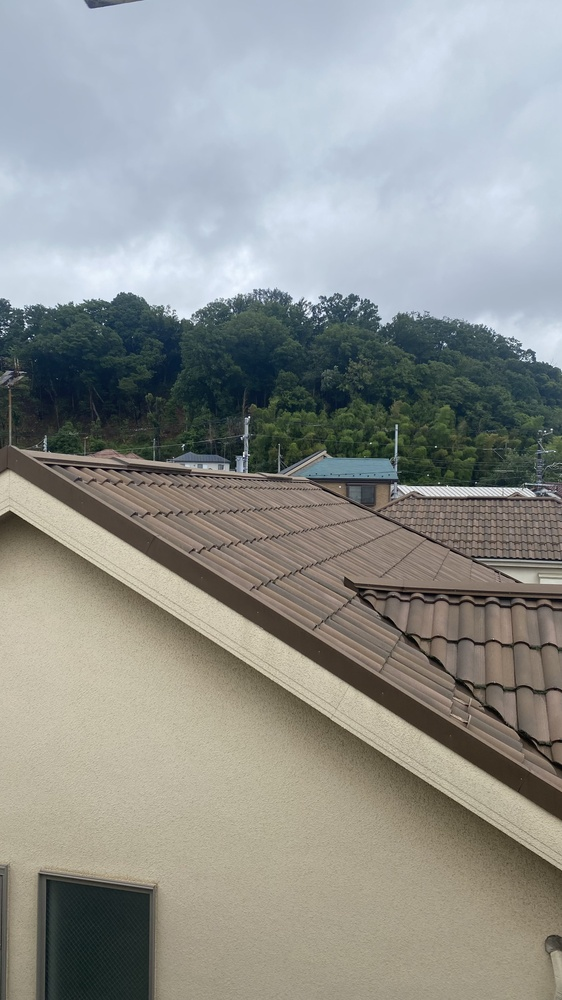
#> input picture image1.jpg, 562 x 1000 px, shrunk from 2268 x 4032 before the run, given in place of image1.png, which was not available
$ python Akaze.py --input1 image1.png --input2 image2.png --input3 image3.png --input4 image4.png
#> lines starting #> are read from the running program, lines starting #| are printed output that depends on the picture; after the words box and inside, x2 and y2 are one past the last pixel; in counts of white or black regions, pixels touching at a corner belong together; pictures that were not available may be replaced by others from this repository, and a replacement may not be noted
from __future__ import print_function
import cv2 as cv
import numpy as np
import argparse
import os

# ----------------------------
# 引数処理（最大10枚まで）
# ----------------------------
parser = argparse.ArgumentParser(description='Image stitching with AKAZE (overwrite version).')
for i in range(1, 11):
    parser.add_argument(f'--input{i}', help=f'Path to input image {i}.', default='')
args = parser.parse_args()

# 画像読み込み
image_paths = [getattr(args, f'input{i}') for i in range(1, 11) if getattr(args, f'input{i}')]
images = [cv.imread(p) for p in image_paths if os.path.exists(p)]
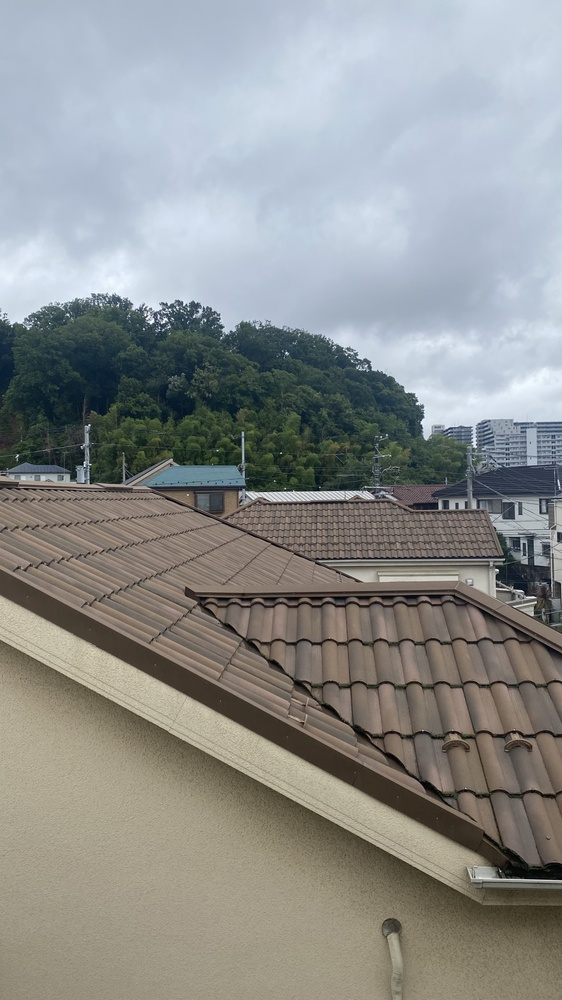
#> input picture image2.jpg, 562 x 1000 px, shrunk from 2268 x 4032 before the run, given in place of image2.png, which was not available
#> images = 2 items

if len(images) < 2:
    print('2枚以上の画像を指定してください。')
    exit(1)

# ----------------------------
# 特徴点検出・記述・マッチング
# ----------------------------
akaze = cv.AKAZE_create()
keypoints = []
descriptors = []

for img in images:
    gray = cv.cvtColor(img, cv.COLOR_BGR2GRAY)
    kpts, desc = akaze.detectAndCompute(gray, None)
    keypoints.append(kpts)
    descriptors.append(desc)
#> this loop made 2 passes
#> pass 1, `gray = cv.cvtColor(img, cv.COLOR_BGR2GRAY)`:
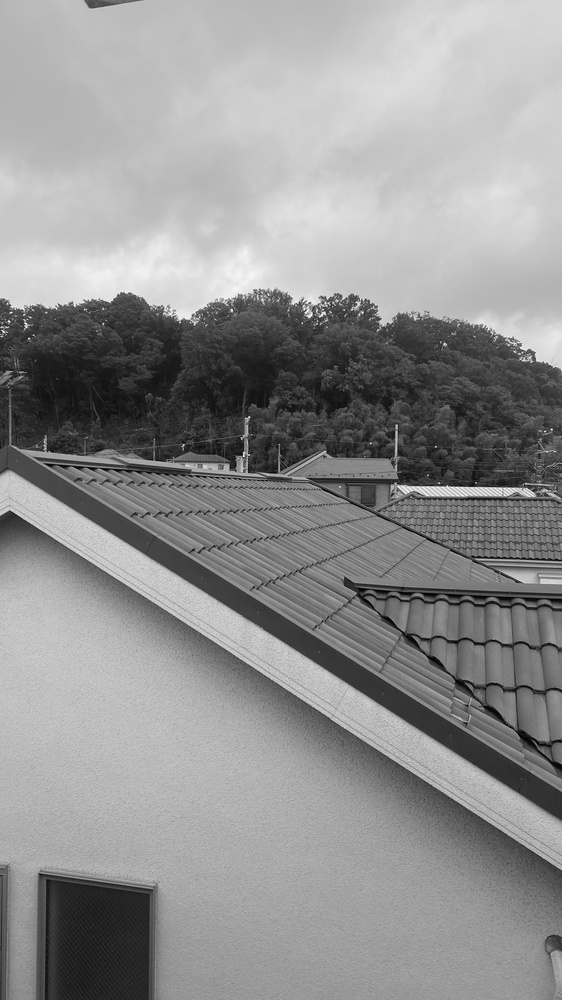
#> gray: shape (1000, 562); min 0, max 254, mean 145.2
#> after the loop, descriptors = 2 items; keypoints = 2 items

# ...（前処理と特徴点抽出までは同じ）...

matcher = cv.DescriptorMatcher_create(cv.DescriptorMatcher_BRUTEFORCE_HAMMING)
homographies = []

for i in range(len(images) - 1):
    matches = matcher.knnMatch(descriptors[i], descriptors[i+1], 2)
    good_matches = [m for m, n in matches if m.distance < 0.6 * n.distance]

    if len(good_matches) < 5:
        print(f'画像 {i} と {i+1} の間に十分なマッチがありません。')
        exit(1)

    # ✅ マッチングの可視化と保存
    img_matches = cv.drawMatches(
        images[i], keypoints[i],
        images[i+1], keypoints[i+1],
        good_matches, None,
        flags=cv.DrawMatchesFlags_NOT_DRAW_SINGLE_POINTS
    )
    cv.imwrite(f'matches_{i}_{i+1}.png', img_matches)

    # ホモグラフィ推定

    src_pts = np.float32([keypoints[i][m.queryIdx].pt for m in good_matches]).reshape(-1, 1, 2)
    dst_pts = np.float32([keypoints[i+1][m.trainIdx].pt for m in good_matches]).reshape(-1, 1, 2)
    if len(src_pts) < 4 or len(dst_pts) < 4:
        print(f'画像 {i} と {i+1} の間に十分なマッチがありません。')
        exit(1)


    src_pts = src_pts.reshape(-1, 2)
    dst_pts = dst_pts.reshape(-1, 2)

    # [39 lines of commented-out code are left out]
    A = []
    b = []
    for (x, y), (xp, yp) in zip(src_pts, dst_pts):
        A.append([x, y, 1, 0, 0, 0])
        A.append([0, 0, 0, x, y, 1])
        b.append(xp)
        b.append(yp)
    A = np.array(A)
    b = np.array(b)
    params, _, _, _ = np.linalg.lstsq(A, b, rcond=None)  # shape: (6,)
    a00, a01, tx, a10, a11, ty = params
    H = np.array([
        [a00, a01, tx],
        [a10, a11, ty],
        [0, 0, 1]
    ], dtype=np.float32)
    homographies.append(H)
#> this loop made 1 pass
#> (matches, good_matches, a00, a01, tx, a10, a11, ty) on pass 1: (615 matches, 254 matches, 0.992, -0.012, -148.7, -0.0283, 0.991, 21.21)
#> pass 1, `img_matches = cv.drawMatches( images[i], keypoints[i], images[i+1], ke..`:
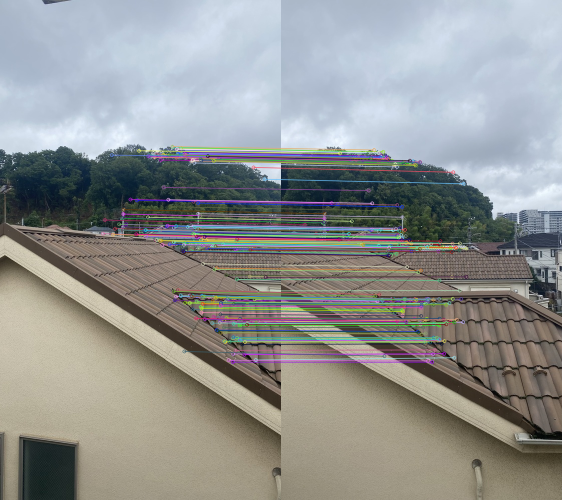
#> img_matches: shape (1000, 1124, 3) (shown at 1/2 size); mean of channels 0, 1, 2 144.5, 146.3, 144.4; drawn as B, G, R
#> after the loop, homographies = [[[0.992, -0.012, -148.7], [-0.0283, 0.991, 21.21], [0, 0, 1]]]

    # # 3.1 affine推定（OpenCVの関数を使用）
    # H, _ = cv.estimateAffinePartial2D(src_pts, dst_pts)
    # H_affine_inv = cv.invertAffineTransform(H)  # OpenCVの関数は2x3行列を返す
    # # 3.1の結果を3x3行列に変換
    # H = np.vstack([H, [0, 0, 1]])  # 2x3 -> 3x3
    # homographies.append(H)


# ----------------------------
# 累積ホモグラフィの作成
# ----------------------------
cumulative_H = [np.eye(3)]
for H in homographies:
    H_inv = np.linalg.inv(H)  # ホモグラフィの逆行列を計算
    cumulative_H.append(cumulative_H[-1] @ H_inv)
#> this loop made 1 pass
#> H_inv on pass 1: [[1.01, 0.0122, 149.7], [0.0288, 1.01, -17.13], [0, 0, 1]]
#> after the loop, cumulative_H = [[[1, 0, 0], [0, 1, 0], [0, 0, 1]], [[1.01, 0.0122, 149.7], [0.0288, 1.01, -17.13], [0, 0, 1]]]

# ----------------------------
# キャンバスサイズの推定
# ----------------------------
all_corners = []
for i, img in enumerate(images):
    h, w = img.shape[:2]
    corners = np.array([[0,0],[w,0],[w,h],[0,h]], dtype=np.float32).reshape(-1,1,2)
    warped_corners = cv.perspectiveTransform(corners, cumulative_H[i])
    all_corners.append(warped_corners)
#> this loop made 2 passes
#> (h, w, warped_corners) on pass 1: (1000, 562, [[0, 0], [562, 0], [562, 1000], [0, 1000]])
#> after the loop, all_corners = [[[0, 0], [562, 0], [562, 1000], [0, 1000]], [[149.7, -17.13], [716.5, -0.963], [728.8, 1008.2], [162, 992]]]

all_corners = np.concatenate(all_corners, axis=0)
#> all_corners = [[0, 0], [562, 0], [562, 1000], [0, 1000], [149.7, -17.13], [716.5, -0.963], [728.8, 1008.2], [162, 992]]
[x_min, y_min] = np.int32(all_corners.min(axis=0).ravel() - 0.5)
#> x_min = 0; y_min = -17
[x_max, y_max] = np.int32(all_corners.max(axis=0).ravel() + 0.5)
#> x_max = 729; y_max = 1008
canvas_width = x_max - x_min
#> canvas_width = 729
canvas_height = y_max - y_min
#> canvas_height = 1025
offset = np.array([[1, 0, -x_min], [0, 1, -y_min], [0, 0, 1]])
#> offset = [[1, 0, 0], [0, 1, 17], [0, 0, 1]]

# ----------------------------
# ワーピング
# ----------------------------
accumulator = np.zeros((canvas_height, canvas_width, 3), dtype=np.float32)
count = np.zeros((canvas_height, canvas_width), dtype=np.float32)

for i, img in enumerate(images):
    M = offset @ cumulative_H[i]
    warp = cv.warpPerspective(img, M, (canvas_width, canvas_height))
    mask = (warp.sum(axis=2) > 0)
    accumulator[mask] += warp[mask]
    count[mask] += 1
#> this loop made 2 passes
#> M on passes 1 to 2: [[1, 0, 0], [0, 1, 17], [0, 0, 1]], [[1.01, 0.0122, 149.7], [0.0288, 1.01, -0.125], [0, 0, 1]]
#> pass 1, `mask = (warp.sum(axis=2) > 0)`:
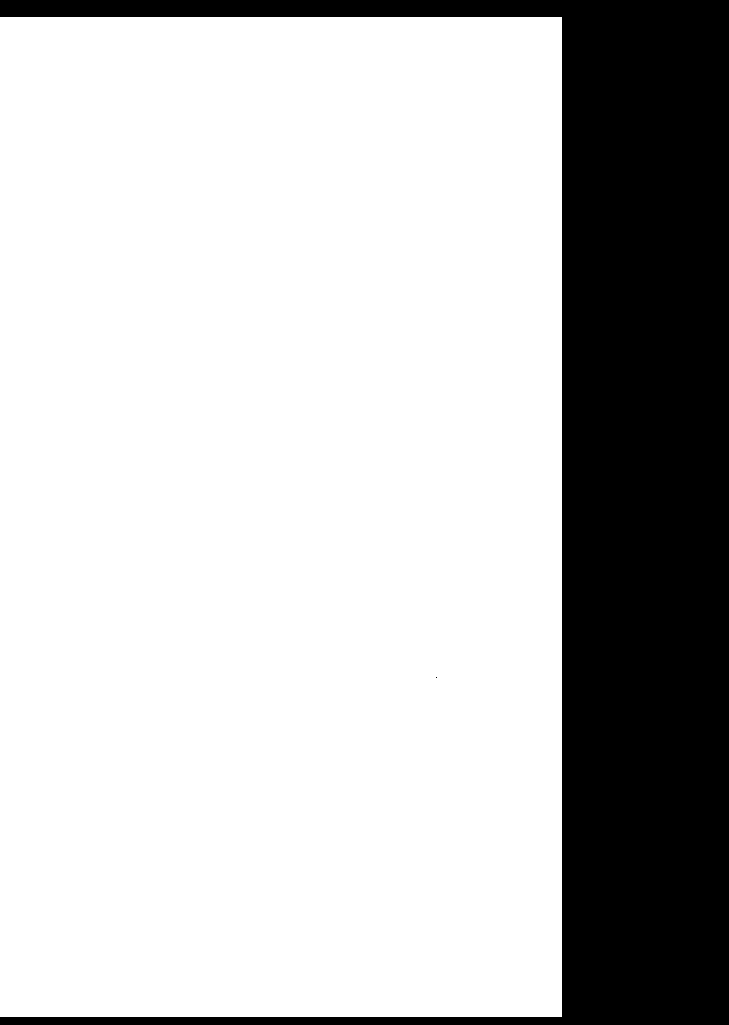
#> mask: shape (1025, 729) bool; 75.2% white; 2 black regions (1 under 20 px), largest, box (x1, y1, x2, y2) and area: (0, 0, 729, 1025) 185225
#> after the loop:
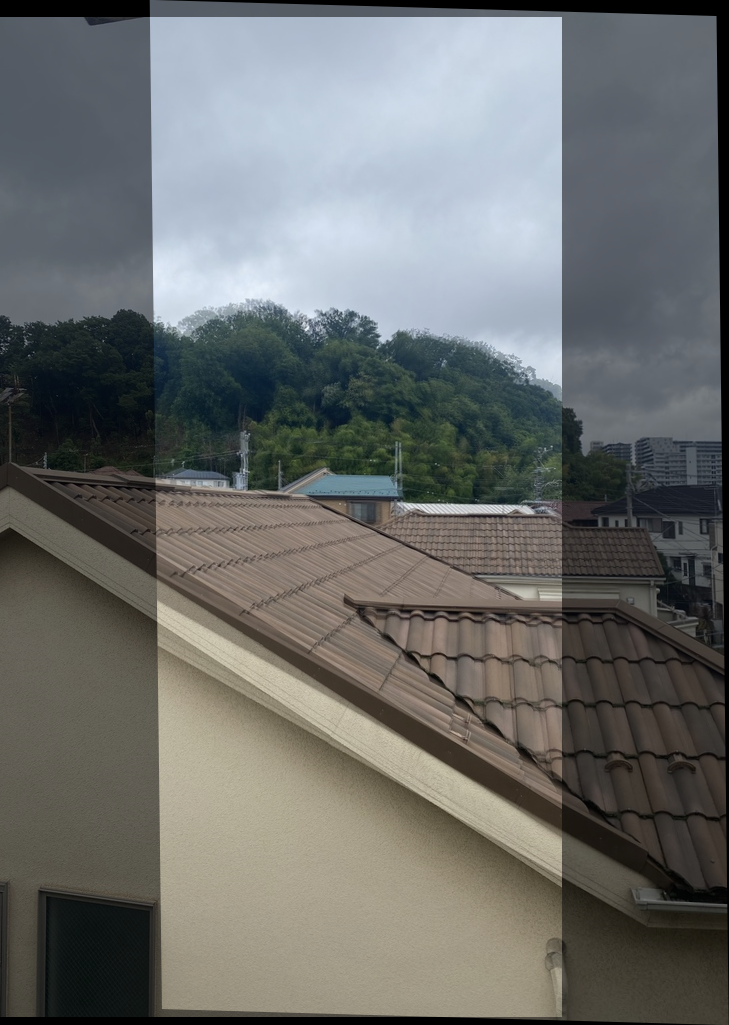
#> accumulator: shape (1025, 729, 3) float32; mean B, G, R 215.7, 219.6, 216.3; drawn with min black and max white
#> after the loop:
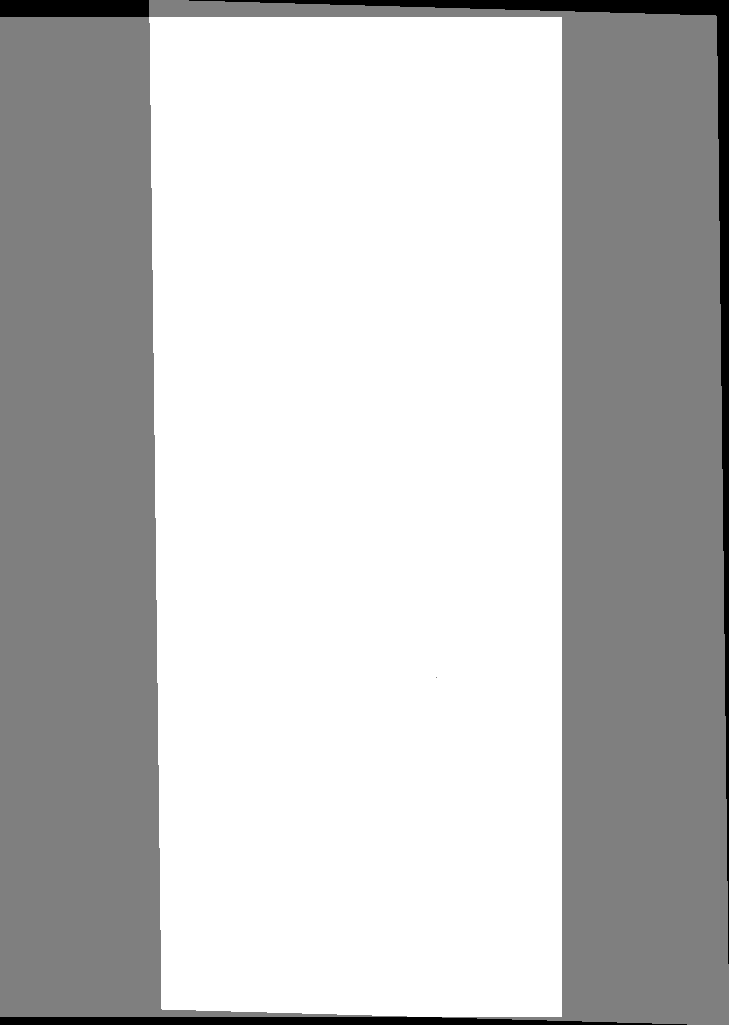
#> count: shape (1025, 729) float32; min 0, max 2, mean 1.52; drawn with min black and max white

result = (accumulator / np.maximum(count[..., None], 1)).astype(np.uint8)
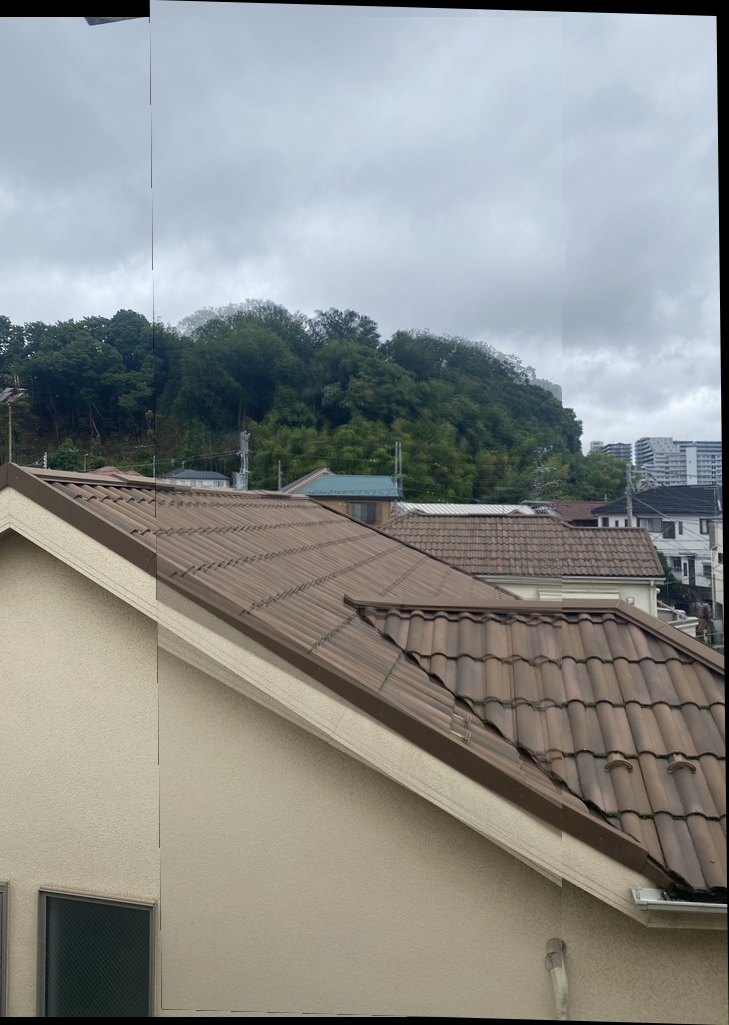
#> result: shape (1025, 729, 3); mean B, G, R 139.1, 141.1, 138.9


# ----------------------------
# 結果保存と表示
# ----------------------------
output_path = 'result.png'
cv.imwrite(output_path, result)
cv.waitKey(0)
cv.destroyAllWindows()

# Usage:
# python Akaze.py --input1 image1.png --input2 image2.png --input3 image3.png --input4 image4.png
# python Akaze.py --input1 image1.jpg --input2 image2.jpg --input3 image3.jpg --input4 image4.jpg
